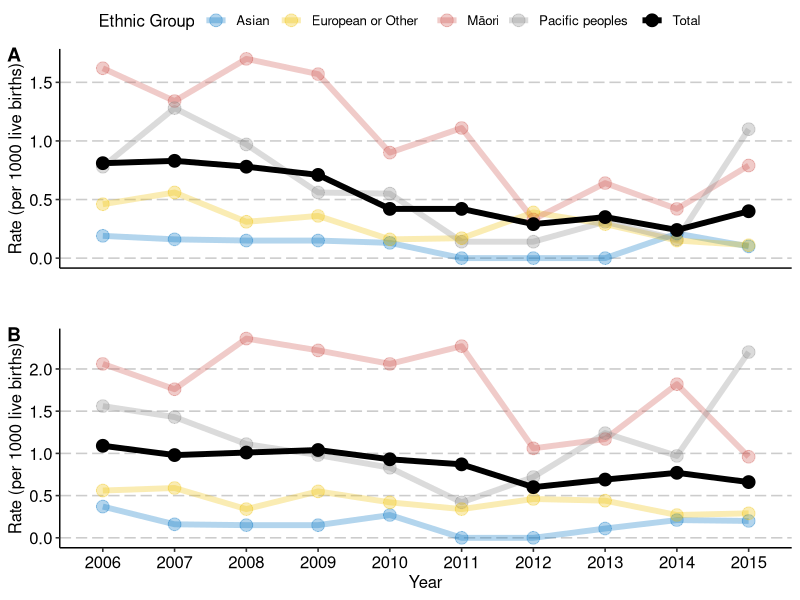
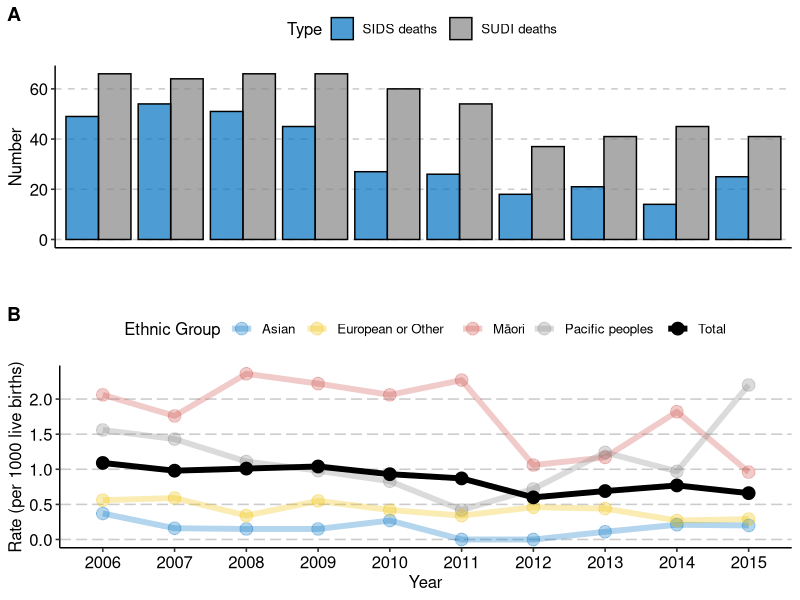

The R source for these figures, in order:
library(tidyverse)
library(readxl)
library(magrittr)
library(ggpubr)
library(ggsci)

df <-
  read_excel(here::here("data", "incidence.xlsx"), sheet = "Ethnic Group")

df %<>%
  mutate(Type = case_when(
    Type == "SIDS" ~ "SIDS deaths",
    Type == "SUDI" ~ "SUDI deaths",
    TRUE ~ Type
  ))

df %<>%
  pivot_longer(
    cols = c(`2006`:`2015`),
    names_to = "Year",
    values_to = "Number"
  ) %>%
  pivot_wider(names_from = "Type", values_from = "Number") %>%
  mutate(
    `SIDS rate` = `SIDS deaths` * 1000 / `Live Births`,
    `SUDI rate` = `SUDI deaths` * 1000 / `Live Births`
  ) %>%
  mutate_if(is.numeric, round, digits = 2)

# Incidence Plot ----------------------------------------------------------

SIDS_inc <- ggplot(data = df,
                   mapping = aes(x = Year, y = `SIDS rate`,
                                 color = `Ethnic Group`)) +
  geom_line(aes(group = `Ethnic Group`),
            size = 2) +
  geom_point(size = 4) +
  scale_color_manual(values = alpha(
    c("#0073C2FF", "#EFC000FF", "#CD534CFF",
      "#868686FF", "black"),
    c(0.3, 0.3, 0.3, 0.3, 1)
  )) +
  ylab("Rate (per 1000 live births)") +
  theme_pubr() +
  theme(
    panel.grid.major.y = element_line(color = "grey80",
                                      linetype = "longdash"),
    axis.title.x = element_blank(),
    axis.ticks.x = element_blank(),
    axis.text.x = element_blank()
  )

SUDI_inc <- ggplot(data = df,
                   mapping = aes(x = Year, y = `SUDI rate`,
                                 color = `Ethnic Group`)) +
  geom_line(aes(group = `Ethnic Group`),
            size = 2) +
  geom_point(size = 4) +
  scale_color_manual(values = alpha(
    c("#0073C2FF", "#EFC000FF", "#CD534CFF",
      "#868686FF", "black"),
    c(0.3, 0.3, 0.3, 0.3, 1)
  )) +
  ylab("Rate (per 1000 live births)") +
  theme_pubr() +
  theme(panel.grid.major.y = element_line(color = "grey80",
                                          linetype = "longdash"))

comb_inc_plot <- ggarrange(
  SIDS_inc,
  SUDI_inc,
  ncol = 1,
  align = "h",
  common.legend = TRUE,
  labels = c("A", "B")
)

ggsave(
  filename = "eth_inc.png",
  plot = comb_inc_plot,
  path = here::here("out"),
  width = 16,
  height = 18,
  units = "cm"
)


# SUDI Incidence and SIDS and SUDI Count ----------------------------------

count_df <- df %>%
  filter(`Ethnic Group` == "Total") %>%
  select(Year, `SUDI deaths`, `SIDS deaths`) %>%
  pivot_longer(
    cols = c(`SUDI deaths`, `SIDS deaths`),
    names_to = "Type",
    values_to = "Number"
  )

count_plot <- ggplot(data = count_df) +
  geom_bar(
    aes(x = Year, y = Number, fill = Type),
    alpha = 0.7,
    color = "black",
    stat = "identity",
    position = "dodge"
  ) +
  scale_fill_manual(values = c("#0073C2FF", "#868686FF")) +
  scale_color_manual(values = c("#0073C2FF", "#868686FF")) +
  theme_pubr() +
  theme(
    panel.grid.major.y = element_line(color = "grey80",
                                      linetype = "dashed"),
    axis.title.x = element_blank(),
    axis.ticks.x = element_blank(),
    axis.text.x = element_blank()
  )

comb_count_plot <- ggarrange(
  count_plot,
  SUDI_inc,
  ncol = 1,
  align = "h",
  labels = c("A", "B")
)

ggsave(
  filename = "count_inc.png",
  plot = comb_count_plot,
  path = here::here("out"),
  width = 17,
  height = 18,
  units = "cm"
)
